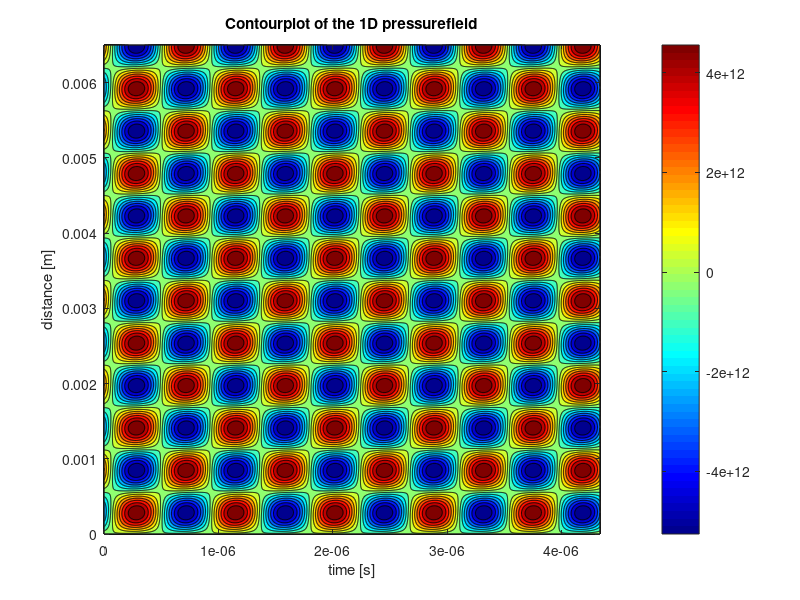
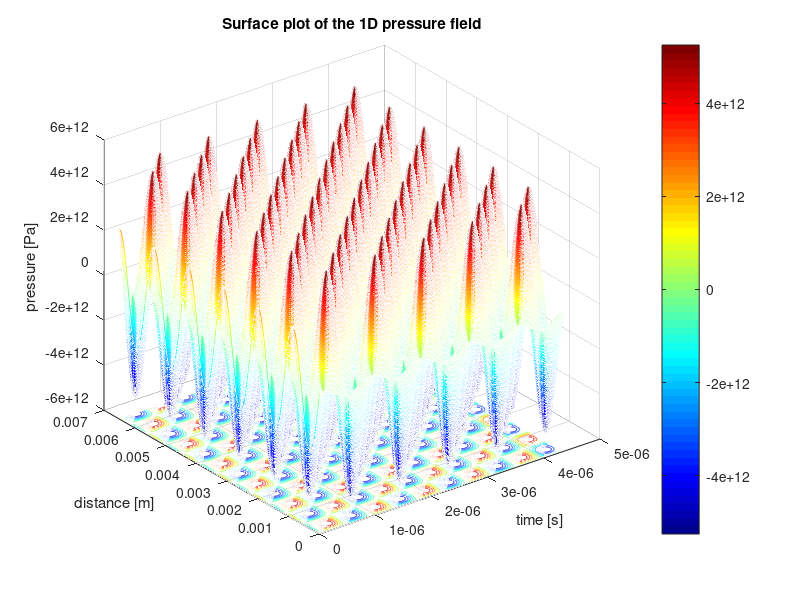

Reproduce these figures in MATLAB, in order.
close all;
clear all;
clc;
%% Parameter initialization

j = 1i;                                                                     % imaginary value
f = 11.53*10^5;                                                               % operating frequency [Hz]
omega = 2*pi*f;                                                             % operating frequency [rad/s] 
c_33 = 16.6*10^10;                                                          % Elastic compliance coefficient
c_n = c_33;                                                                 % Comes from the multilayer paper.
rho_n = 7.8*10^3;                                                           % density of the piezoelectric disc.
v_n = sqrt(c_n/rho_n);                                                      % wave speed of compressional waves in the piezoelectric plate
c_mn = v_n;                                                                 % sound velocity.
d_n = 2*10^-3;                                                              % thickness of the piezoelectric plate.
l_mn = d_n;                                                                 % thickness according to Sittig schwanzel.
f_mn = c_mn/(2*l_mn);                                                       % some specific frequency I guess.
%f_backing = c_backing/(2*l_backing);


gamma = omega * d_n/v_n;                                                    % 
eps_0=8.854*10^-12;          
eps_33=1200*eps_0;
s_33 = 14.2*10^-12;
d_33 = 265*10^-12;
h_33 = d_33/(s_33*eps_33);
k_n_squared = h_33^2 *eps_33/c_33;
k_squared = k_n_squared;
s = k_squared * sin(gamma)/gamma;
%gamma_mn = [pi*f/f_mn pi*f/f_backing];
r = 2.5*10^-3; 
S = pi*r^2;
C_0= S*eps_33/(d_n);
Z_0 = rho_n*v_n*S;
omega_mn = 2*pi*f_mn;
Z_mn = Z_0;
phi = sqrt(k_squared)*sqrt(omega_mn*c_mn*Z_mn/pi);
c = k_squared * (1-cos(gamma))/gamma;
A_mn = S;
Q_mn = rho_n;
Z_mn = A_mn * Q_mn; 

rho_Back = 7850;
c_Back = 3230;
r_Back = 2.5*10^-3;
S_Back = pi*r_Back^2;
Z_Back = rho_Back*c_Back*S_Back;  
Z_NB = Z_Back;       % not sure about this! As NB is the final layer, but front or back??

c_fluid = 1300;
Kin_Vis=32*10^-6; 




%% 4 port model matrix


T_11 = (cos(gamma) - s)/(1-s);
T_12 = (j*Z_0*(sin(gamma) - 2*c))/(1-s);
T_13 = -((cos(gamma) - 1)*phi)/(1-s);
T_14 = 0;
T_21 = (j*sin(gamma))/(Z_0*(1-s));
T_22 = (cos(gamma) - s)/(1-s);
T_23 = -(j*phi*sin(gamma))/(1-s);
T_24 = 0;
T_31 = 0;
T_32 = 0;
T_33 = 1;
T_34 = 0;
T_41 = -(j*sin(gamma))/(Z_0*(1-s)) * phi;
T_42 = -((cos(gamma) - 1)*phi)/(1-s);
T_43 = (j*omega*C_0)/(1-s);
T_44 = 1;

%% Intermediate layers (ex. glue layers, copper electrode, etceteraness)

r_copper = 2.5*10^-3;
A_copper = pi*r_copper^2;
rho_copper = 8920;
c_copper = 3570;
d_copper = 0.5*10^-3;
v_copper = sqrt(c_copper/rho_copper)

Z_copper = A_copper*rho_copper*c_copper;
gamma_copper = omega * d_copper/v_copper;

A_copper = [cos(gamma_copper) j*Z_copper*sin(gamma_copper); ...
    (j*sin(gamma_copper))/Z_copper cos(gamma_copper)];

rho_FP = 7850;
r_FP = 4.5*10^-3;
c_FP = 3230;
S_FP = pi*r_FP^2;
d_FP = 0.5*10^-3;
v_FP = sqrt(c_FP/rho_FP)

Z_FP = rho_FP*c_FP*S_FP;
gamma_FP = omega*d_FP/v_FP;

A_FP = [cos(gamma_FP) j*Z_FP*sin(gamma_FP); ...
    (j*sin(gamma_FP))/Z_FP cos(gamma_FP)];

A_m = A_copper;
A_b = A_m(1,1);
B_b = A_m(1,2);
C_b = A_m(2,1);
D_b = A_m(2,2);

Z_b = (A_b*Z_NB + B_b)/(C_b*Z_NB + D_b);

%% 2x2 matrices for parallel connection of piezoelectric layers

A_c = T_31 - T_33*(T_21*Z_b + T_11)/(T_23*Z_b + T_13);
B_c = T_32 - T_33*(T_22*Z_b + T_12)/(T_23*Z_b + T_13);
C_c = T_41 - T_43*(T_21*Z_b + T_11)/(T_23*Z_b + T_13);
D_c = T_42 - T_43*(T_22*Z_b + T_12)/(T_23*Z_b + T_13);

A_C = [A_c B_c; C_c D_c];

%% Final 2x2 matrix of Piezo stack

A_ps = A_C;
A = A_ps(1,1);
B = A_ps(1,2);
C = A_ps(2,1);
D = A_ps(2,2);


%% Sensitivity Functions

S_a=S;                               % effective face area of the transducer
rho_2=857;                           % density of the fluid ISO VG 32
c=1300;                              % compresisonal wave speed in fluid 
Z_r=S_a*c*rho_2;                     % Acoustic radiation impedance 


Z_E = (A*Z_r + B)/(C*Z_r + D);            % electrical input impedance
V_IL = Z_r/(A*Z_r + B);                   % voltage transfer ratio between input voltage and output force



V_M = 150;                                                                    % Input voltage
lambda =c_fluid/f;                                                                  % wavelength of the pressure field
F_surface = V_M * V_IL;                                                       % Total force on trasnducer surface
P_surface = F_surface/S;                                                  % pressure on the transducer surface

%% Translation to the 1D pressure field

damp_coeff =(2*Kin_Vis*omega^2)/(3*c_fluid^3);                                          % Damping coefficient for attenuation within the liquid
P_field = zeros(1000,1000);                                                   % A matrix is initialized for storing the (complex)
                                                                              % pressure values varying with time and distance.     
% A standing wave is produced by attenuation of the travelling wave and its 
% reflections resulting from rebounding at the boundaries (walls). During
% the reflection at the boundaries, energy is lost which can be represented
% by a reflection coefficient, which takes the number of reflections until
% total attenuation into account. There is distinguished between the
% reflection coefficient due to impact with the right and left wall.

R1 = 4.2736;                                                                % Left wall reflection coefficient.
R2 = 4.8295;                                                                % Right wall reflection coefficient.

t = linspace(0,10*pi/omega,1000);                                               % time duration during which the pressure field
                                                                            % is monitored.
x = linspace(0,5*0.0013,1000);                                              % Distance over which the pressure field is monitored.

% Here the P_field matrix is filled with the pressure amplitudes and phase
% shifts at a certain location in space and moment in time.
 for n = 1:1000
     for m = 1:1000
     P_field(n,m) = P_surface*(R1+1) * exp(1i*omega*t(m)-1i*x(n)*2*pi/lambda) ...
         - R2*P_surface * exp(1i*omega*t(m)+1i*(x(n))*2*pi/lambda);
      end
 end

%% Contourplots of the standing pressure wave

% 2D plot which shows the pressure minima and maxima of the pressure field
figure
contourf(t,x, real(P_field), 14); colormap jet; colorbar;
xlabel('time [s]'); ylabel('distance [m]'); title('Contourplot of the 1D pressurefield');

%% Surface plots of the standing pressure wave

% 3D animation of the pressure field
figure
meshc(t,x, real(P_field)); colormap jet; colorbar;
xlabel('time [s]'); ylabel('distance [m]'); zlabel('pressure [Pa]'); title('Surface plot of the 1D pressure field');









    
    
